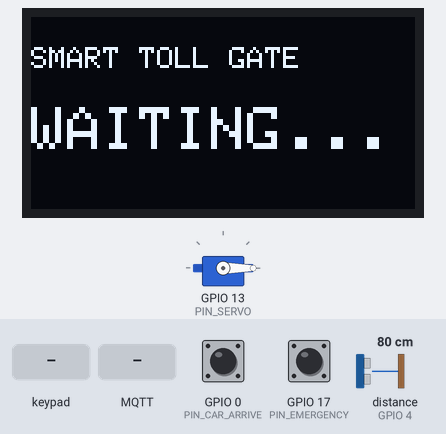
The program below on a simulated ESP32. Parts: 128×64 one-colour display, servo. Inputs (shaded band) come from the test bench; at power-on: GPIO 0 (PIN_CAR_ARRIVE) HIGH, GPIO 17 (PIN_EMERGENCY) HIGH, distance to the obstacle (sensor on GPIO 4) 80 cm. The echo pulse lasts 58.3 µs per cm; WiFi joins after 1.5 s; servers stay silent unless stated; no MQTT or app messages arrive unless stated.

Above: at 2.8 s.
2.9 s: keypad keys 1 2 3 4 # pressed 0.4 s apart
At 5.2 s:
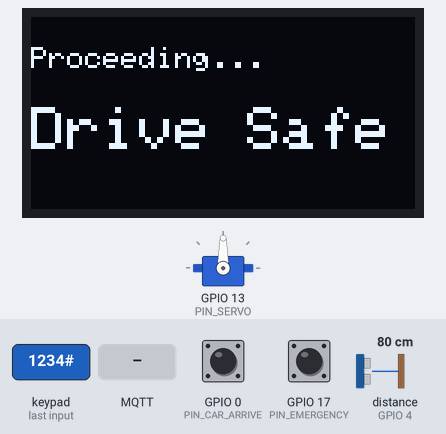
6.4 s: key 'A' pressed
9.4 s: MQTT message "1234" arrives on the first subscribed topic
At 11.3 s:
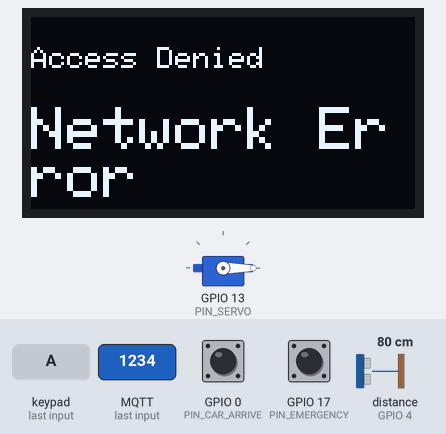
12.4 s: GPIO 0 (PIN_CAR_ARRIVE) pulled LOW for 1 s
At 14.6 s:
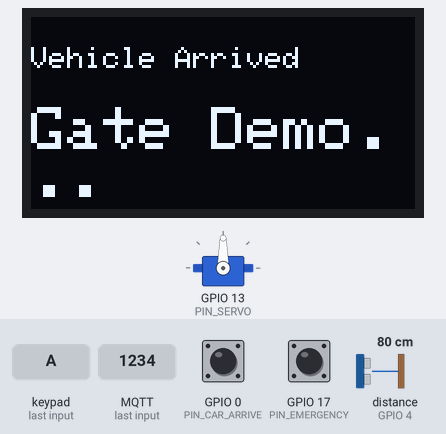
16.4 s: GPIO 17 (PIN_EMERGENCY) pulled LOW for 0.15 s
At 17.7 s:
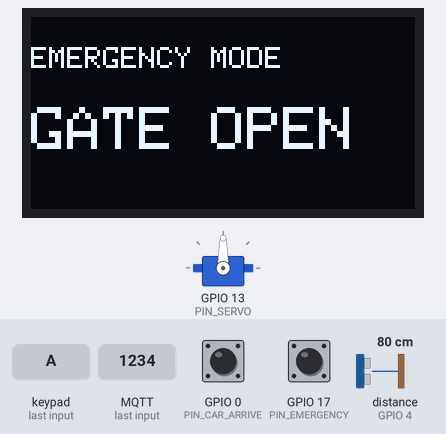
Timing chart, 0 to 27.9 s (numbered marks = the images above; inputs shaded):
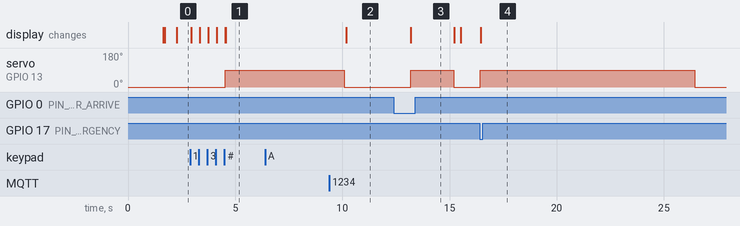

The program:

main.cpp
```cpp
#include <Arduino.h>
#include <WiFi.h>
#include <PubSubClient.h>
#include <ArduinoJson.h>
#include <ESP32Servo.h>
#include <MFRC522.h>
#include <Keypad.h>
#include <Wire.h>
#include <Adafruit_GFX.h>
#include <Adafruit_SSD1306.h>

// --- Configuration ---
const char* ssid = "Wokwi-GUEST";
const char* password = "";
const char* mqtt_server = "172.18.168.57"; // Your local Mosquitto in WSL

// --- UNIQUE TOPICS ---
const char* req_topic = "elamaran/toll/request";
const char* res_topic = "elamaran/toll/response";
const char* bypass_topic = "elamaran/toll/bypass";

// --- Pin Definitions ---
#define PIN_SERVO      13
#define PIN_TRIG       2
#define PIN_ECHO       4
#define PIN_EMERGENCY  17
#define PIN_CAR_ARRIVE 0
#define SS_PIN         5
#define RST_PIN        15

// --- Function Prototypes ---
void setup_wifi();
void reconnect();
void callback(char* topic, byte* payload, unsigned int length);
void openGate(bool isEmergency);
float getDistance();
void updateOLED(String line1, String line2 = "", bool force = false);

// --- Objects ---
WiFiClient espClient;
PubSubClient client(espClient);
Servo gateServo;
MFRC522 rfid(SS_PIN, RST_PIN);

#define SCREEN_WIDTH 128
#define SCREEN_HEIGHT 64
Adafruit_SSD1306 display(SCREEN_WIDTH, SCREEN_HEIGHT, &Wire, -1);

const byte ROWS = 4;
const byte COLS = 4;
char keys[ROWS][COLS] = {
  {'1','2','3','A'},
  {'4','5','6','B'},
  {'7','8','9','C'},
  {'*','0','#','D'}
};
byte rowPins[ROWS] = {12, 14, 27, 26};
byte colPins[COLS] = {25, 33, 32, 16};
Keypad keypad = Keypad(makeKeymap(keys), rowPins, colPins, ROWS, COLS);

// --- State Variables ---
String inputBuffer = "";
bool isGateOpen = false;
bool carPresent = false;

String currentLine1 = "";
String currentLine2 = "";

void updateOLED(String line1, String line2, bool force) {
  if (!force && line1 == currentLine1 && line2 == currentLine2) return;
  currentLine1 = line1;
  currentLine2 = line2;

  display.clearDisplay();
  display.setTextSize(1);
  display.setTextColor(SSD1306_WHITE);
  display.setCursor(0, 10);
  display.println(line1);

  if (line2 != "") {
    display.setTextSize(2);
    display.setCursor(0, 30);
    display.println(line2);
  }
  display.display();
}

void setup() {
  Serial.begin(115200);
  SPI.begin();
  rfid.PCD_Init();

  if(!display.begin(SSD1306_SWITCHCAPVCC, 0x3C)) {
    Serial.println(F("SSD1306 allocation failed"));
    for(;;);
  }

  updateOLED("System Starting...", "", true);

  gateServo.attach(PIN_SERVO);
  gateServo.write(0);

  pinMode(PIN_TRIG, OUTPUT);
  pinMode(PIN_ECHO, INPUT);
  pinMode(PIN_EMERGENCY, INPUT_PULLUP);
  pinMode(PIN_CAR_ARRIVE, INPUT_PULLUP);

  setup_wifi();
  client.setServer(mqtt_server, 1883);
  client.setCallback(callback);
}

void setup_wifi() {
  delay(10);
  WiFi.begin(ssid, password);
  while (WiFi.status() != WL_CONNECTED) { delay(500); }
}

void reconnect() {
  while (!client.connected()) {
    updateOLED("Connecting...", "MQTT");
    if (client.connect("Elamaran_Toll_Client_001")) {
      client.subscribe(res_topic);
      updateOLED("Connected!", "", true);
      delay(500);
    } else {
      delay(5000);
    }
  }
}

void callback(char* topic, byte* payload, unsigned int length) {
  JsonDocument doc;
  DeserializationError error = deserializeJson(doc, payload, length);

  if (error) {
    Serial.println("Failed to read JSON from Server!");
    return;
  }

  if (String(topic) == res_topic) {
    String status = doc["status"] | "ERROR";
    int balance = doc["bal"] | 0;
    String v_num = doc["v_num"] | "UNKNOWN";

    if (status == "OK") {
      updateOLED(v_num + " Approved", "Bal: " + String(balance), true);
      delay(1500);
      openGate(false);
    } else {
      String errorMsg = doc["msg"] | "Network Error";
      updateOLED("Access Denied", errorMsg, true);
      delay(3000);
      carPresent = false;
    }
  }
}

void openGate(bool isEmergency) {
  isGateOpen = true;
  gateServo.write(90);

  if (isEmergency) {
    updateOLED("EMERGENCY MODE", "GATE OPEN", true);
    delay(10000);
  } else {
    updateOLED("Proceeding...", "Drive Safe", true);
    long timeout = millis();
    while (getDistance() > 20 && (millis() - timeout < 5000)) { delay(50); }
    timeout = millis();
    while (getDistance() < 40 && (millis() - timeout < 5000)) { delay(50); }
    delay(500);
  }

  gateServo.write(0);
  isGateOpen = false;
  carPresent = false;
}

float getDistance() {
  digitalWrite(PIN_TRIG, LOW);
  delayMicroseconds(2);
  digitalWrite(PIN_TRIG, HIGH);
  delayMicroseconds(10);
  digitalWrite(PIN_TRIG, LOW);
  long duration = pulseIn(PIN_ECHO, HIGH);
  return duration * 0.034 / 2;
}

void loop() {
  if (!client.connected()) reconnect();
  client.loop();

  // 1. Car Arrival Simulator
  if (digitalRead(PIN_CAR_ARRIVE) == LOW && !isGateOpen) {
    if (!carPresent) {
      carPresent = true;
      updateOLED("Vehicle Arrived", "Gate Demo...", true);
      gateServo.write(90); delay(2000); gateServo.write(0);
      updateOLED("Vehicle Detected", "Scan Tag", true);
    }
    delay(200);
  }

  // 2. Emergency Override
  if (digitalRead(PIN_EMERGENCY) == LOW) {
    client.publish(bypass_topic, "{\"type\":\"EMERGENCY\"}");
    openGate(true);
  }

  // 3. Keypad Administrator Override
  char key = keypad.getKey();
  if (key) {
    if (key == '#') {
      if (inputBuffer == "1234") {
        updateOLED("Manual Override", "OPENING", true);
        client.publish(bypass_topic, "{\"type\":\"KEYPAD\"}");
        openGate(false);
      } else {
        updateOLED("Error", "Wrong PIN", true);
        delay(1000);
      }
      inputBuffer = "";
    } else if (key == '*') {
      inputBuffer = "";
    } else {
      inputBuffer += key;
      updateOLED("Enter PIN:", inputBuffer, true);
    }
  }

  // 4. RFID Scanning
  if (carPresent && rfid.PICC_IsNewCardPresent() && rfid.PICC_ReadCardSerial()) {
    String uid = "";
    for (byte i = 0; i < rfid.uid.size; i++) {
      uid += String(rfid.uid.uidByte[i] < 0x10 ? "0" : "");
      uid += String(rfid.uid.uidByte[i], HEX);
      if (i < rfid.uid.size - 1) uid += ":";
    }
    uid.toUpperCase();

    JsonDocument doc;
    doc["uid"] = uid;
    String requestString;
    serializeJson(doc, requestString);
    client.publish(req_topic, requestString.c_str());

    updateOLED("Tag Scanned", "Processing", true);
    rfid.PICC_HaltA();
    delay(1000);
  } else if (!carPresent && rfid.PICC_IsNewCardPresent()) {
    rfid.PICC_ReadCardSerial();
    rfid.PICC_HaltA();
  }

  // 5. Idle Screen Update
  if (!isGateOpen && inputBuffer == "") {
    if (carPresent) {
      updateOLED("Vehicle Detected", "Scan Tag");
    } else {
      updateOLED("SMART TOLL GATE", "WAITING...");
    }
  }
}
```

Measured:
- after the input at 2.9 s, servo on GPIO 13 (PIN_SERVO): 0° → 90° after 1.6 s; the display: first changes at once (image 1 shows a later state)
- after the input at 6.4 s, every drawn part: stays the same
- after the input at 9.4 s, the display: changes after 0.77 s (image 2)
- after the input at 12.4 s, servo on GPIO 13 (PIN_SERVO): 0° → 90° after 0.80 s, → 0° 2.0 s later; the display: first differs from a run without the input after 0.80 s (image 3)
- after the input at 16.4 s, servo on GPIO 13 (PIN_SERVO): 0° → 90° at once, → 0° 10.0 s later; the display: changes after 0.05 s (image 4)
